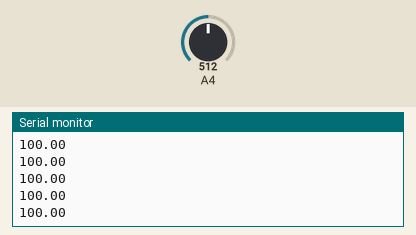
Simulated run of this sketch. Board: Arduino Uno, built with avr-gcc and run on an emulated ATmega328P. Parts: the last lines printed to the serial monitor. The inputs (shaded band) are chosen by the test bench; at power-on: A4 = 512.

Above: at 1.2 s.
1.3 s: A4 set to 716
At 1.31 s:
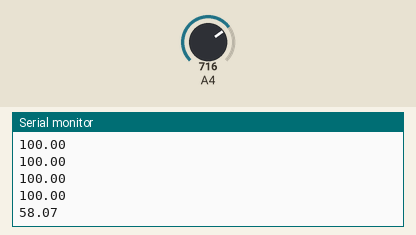
2.8 s: A4 set to 900
At 2.82 s:
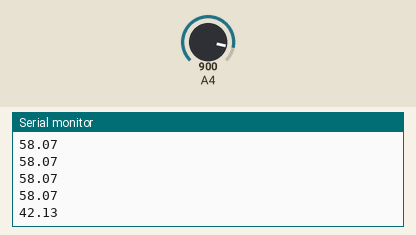
Timing chart, 0 to 5.8 s (numbered marks = the images above; inputs shaded):
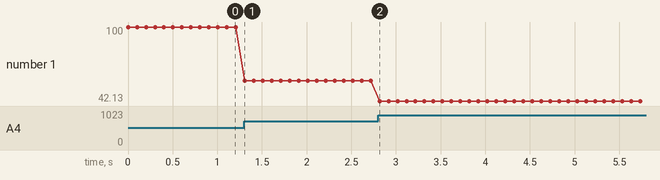

Measured:
- after the input at 1.3 s, the serial monitor: prints a new line at once (image 1)
- after the input at 2.8 s, the serial monitor: prints a new line at once (image 2)
- plotted number 1: 100 → 58.07 after the input at 1.3 s, 58.07 → 42.13 after the input at 2.8 s

The sketch:

v_arduino.ino
```cpp
/*
 *  v_arduino.ino
 *  Reads values from an analog IR distance sensor,
 *  converts the values to centimeters,
 *  and writes the results to serial
 *
 *  Ian Callender
 *  ian@iancallender.net
 *  March 2017
 *
 */

void setup()
{
  Serial.begin(9600);
}

void loop()
{
  float analogIn = analogRead(4);

  float distance = 28250 / (analogIn-229.5); // equation provided by sensor manufacturer

  Serial.print(distance);
  Serial.print("\n\r");

  delay(100);
}
```
